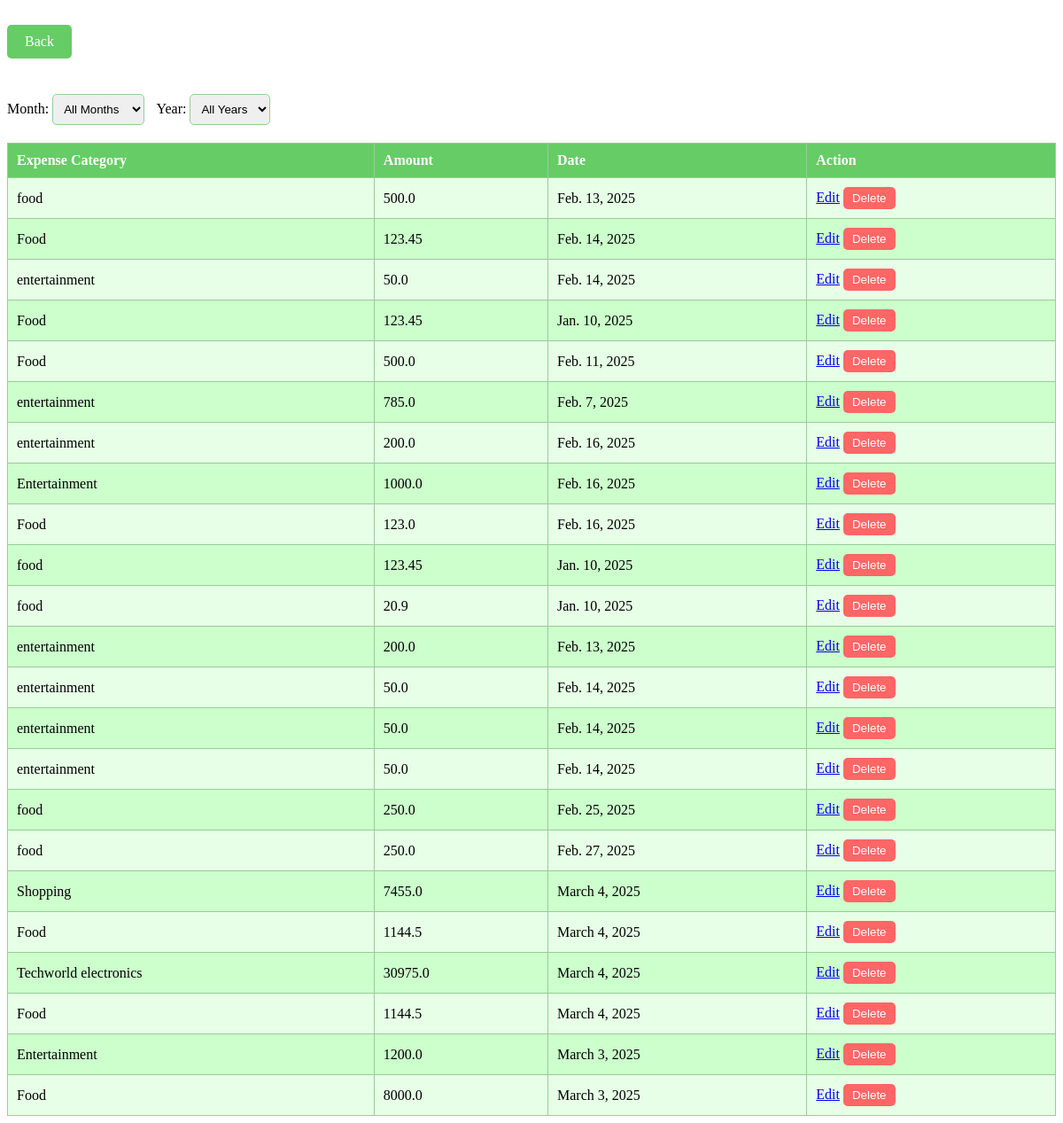
/expenselist/ (signed in), run on the app's committed database.
### ffm/models.py (models this page shows, shortened)
class Expense(models.Model):
    user = models.ForeignKey('user_register', on_delete=models.CASCADE, null=True, blank=True)
    expensecategory = models.CharField(max_length=100)
    amount = models.FloatField()
    date = models.DateField()

### ffm/views.py (the view)
# urls.py: path('expenselist/',views.expenselist,name='expenselist'),
def expenselist(request):
    email=request.session.get('email')
    if email:
        u=user_register.objects.get(email=email)
        ex=Expense.objects.filter(user=u)
        return render (request, 'expenselist.html',{'e':ex})

### ffm/templates/expenselist.html (shortened to what this page needs)
<!DOCTYPE html>
<html>
<head>
</head>
<body>
    <a href="{% url 'home' %}" class="back-button">Back</a>
    <div class="filter-container">
        <label for="monthFilter">Month:</label>
        <select id="monthFilter" onchange="filterTable()">
            <option value="">All Months</option>
        </select>
        <label for="yearFilter">Year:</label>
        <select id="yearFilter" onchange="filterTable()">
            <option value="">All Years</option>
        </select>
    </div>
    <table id="expenseTable">
        <thead>
            <tr>
                <th>Expense Category</th>
                <th>Amount</th>
                <th>Date</th>
                <th>Action</th>
            </tr>
        </thead>
        <tbody>
            {% for i in e %}
            <tr>
                <td>{{ i.expensecategory }}</td>
                <td>{{ i.amount }}</td>
                <td>{{ i.date }}</td>
                <td>
                    <a href="/editexpense/{{ i.id }}">Edit</a>
                    <form action="{% url 'delete_expense' i.id %}" method="POST" style="display:inline;">
                        <button type="submit" onclick="return confirm('Are you sure you want to delete this expense?');">
                            Delete
                        </button>
                    </form>
                </td>
            </tr>
            {% endfor %}
        </tbody>
    </table>
</body>
</html>

### ffm/templates/expenselist.html (style rules this page uses)
table { width: 100%; border-collapse: collapse; background-color: #e6ffe6; }
th, td { border: 1px solid #99cc99; padding: 10px; text-align: left; }
th { background-color: #66cc66; color: white; }
tr:nth-child(even) { background-color: #ccffcc; }
.back-button { display: inline-block; margin: 20px 0; padding: 10px 20px; background-color: #66cc66; color: white; text-decoration: none; border-radius: 5px; border: none; cursor: pointer; }
.filter-container { margin: 20px 0; }
select { padding: 8px; border-radius: 5px; border: 1px solid #99cc99; margin-right: 10px; }
button { padding: 5px 10px; background-color: #ff6666; color: white; border: none; border-radius: 5px; cursor: pointer; }

### data on the page
Expense: expensecategory "food", amount "500.0", date "Feb. 13, 2025"
Expense: expensecategory "Food", amount "123.45", date "Feb. 14, 2025"
Expense: expensecategory "entertainment", amount "50.0", date "Feb. 14, 2025"
Expense: expensecategory "Food", amount "123.45", date "Jan. 10, 2025"
Expense: expensecategory "Food", amount "500.0", date "Feb. 11, 2025"
Expense: expensecategory "entertainment", amount "785.0", date "Feb. 7, 2025"
Expense: expensecategory "entertainment", amount "200.0", date "Feb. 16, 2025"
Expense: expensecategory "Entertainment", amount "1000.0", date "Feb. 16, 2025"
Expense: expensecategory "Food", amount "123.0", date "Feb. 16, 2025"
Expense: expensecategory "food", amount "123.45", date "Jan. 10, 2025"
Expense: expensecategory "food", amount "20.9", date "Jan. 10, 2025"
Expense: expensecategory "entertainment", amount "200.0", date "Feb. 13, 2025"
Expense: expensecategory "entertainment", amount "50.0", date "Feb. 14, 2025"
Expense: expensecategory "entertainment", amount "50.0", date "Feb. 14, 2025"
Expense: expensecategory "entertainment", amount "50.0", date "Feb. 14, 2025"
Expense: expensecategory "food", amount "250.0", date "Feb. 25, 2025"
Expense: expensecategory "food", amount "250.0", date "Feb. 27, 2025"
Expense: expensecategory "Shopping", amount "7455.0", date "March 4, 2025"
Expense: expensecategory "Food", amount "1144.5", date "March 4, 2025"
Expense: expensecategory "Techworld electronics", amount "30975.0", date "March 4, 2025"
Expense: expensecategory "Food", amount "1144.5", date "March 4, 2025"
Expense: expensecategory "Entertainment", amount "1200.0", date "March 3, 2025"
Expense: expensecategory "Food", amount "8000.0", date "March 3, 2025"
